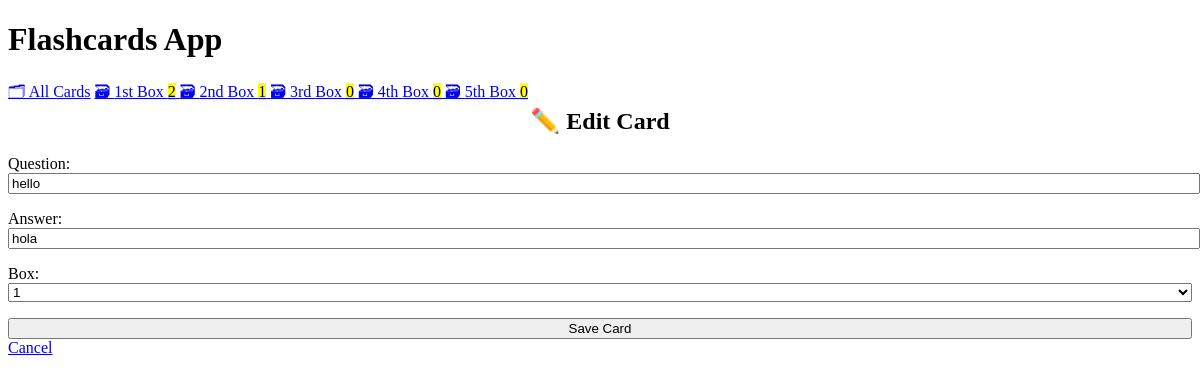
Screenshot of /edit/1 with the database file from the repository.
### cards/models.py (models this page shows, shortened)
class Card(models.Model):
    question = models.CharField(max_length=100)
    answer = models.CharField(max_length=100)
    box = models.IntegerField(
        choices=zip(BOXES, BOXES),
        default=BOXES[0],
    )
    date_created = models.DateTimeField(auto_now_add=True)

### cards/views.py (the view)
class CardUpdateView(CardCreateView, UpdateView):
    success_url = reverse_lazy("card-list")

### cards/templatetags/cards_tags.py (called while the page is built)
@register.inclusion_tag("cards/box_links.html")
def boxes_as_links():
    boxes = []
    for box_num in BOXES:
        card_count = Card.objects.filter(box=box_num).count()
        boxes.append({
            "number": box_num,
            "card_count": card_count,
        })
    return {"boxes": boxes}

### cards/templates/cards/card_form.html (shortened to what this page needs)
{% extends "cards/base.html" %}
{% block content %}
    {% if card %}
        <h2>✏️ Edit Card</h2>
    {% else %}
        <h2>✨ Create New Card</h2>
    {% endif %}
    <form method="post">
        {{ form.as_p }}
        <input type="submit" value="Save Card">
    </form>
    <a href="{% url 'card-list' %}">
        Cancel
    </a>
{% endblock %}

### cards/templates/cards/base.html (style rules this page uses)
:root { --accent: #6e48ad; --accent-bg: white; --bg: #fff; --text: #212121; --text-light: #585858; --border: #d8dae1; --code: #d81b60; --preformatted: #444; }
h2 { text-align: center; }
h2, h4 { margin-top: 0; }
input, select, textarea { width: 100%; }

### rows the page displays
Card: question "hello", answer "hola", box "1"

### other values shown
{{ box.number | ordinal }} "1st" "2nd" "3rd" "4th" "5th"
{{ box.card_count }} "2" "1" "0" "0" "0"
